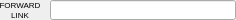
        <widget class="PyDMFrame" name="composite_5">
          <property name="geometry">
            <rect>
              <x>5</x>
              <y>418</y>
              <width>236</width>
              <height>20</height>
            </rect>
          </property>
          <property name="sizePolicy">
            <sizepolicy hsizetype="Ignored" vsizetype="Ignored">
              <horstretch>0</horstretch>
              <verstretch>0</verstretch>
            </sizepolicy>
          </property>
          <layout class="QGridLayout" name="gridLayout_6" columnstretch="40,10,186" rowstretch="10,10">
            <property name="leftMargin">
              <number>0</number>
            </property>
            <property name="topMargin">
              <number>0</number>
            </property>
            <property name="rightMargin">
              <number>0</number>
            </property>
            <property name="bottomMargin">
              <number>0</number>
            </property>
            <property name="horizontalSpacing">
              <number>0</number>
            </property>
            <property name="verticalSpacing">
              <number>0</number>
            </property>
            <item row="0" column="2" rowspan="2">
              <widget class="PyDMLineEdit" name="text_entry_20">
                <property name="geometry">
                  <rect>
                    <x>50</x>
                    <y>0</y>
                    <width>186</width>
                    <height>20</height>
                  </rect>
                </property>
                <property name="sizePolicy">
                  <sizepolicy hsizetype="Ignored" vsizetype="Ignored">
                    <horstretch>0</horstretch>
                    <verstretch>0</verstretch>
                  </sizepolicy>
                </property>
                <property name="channel" stdset="0">
                  <string>ca://${P}${C}.FLNK</string>
                </property>
                <property name="toolTip">
                  <string>${P}${C}.FLNK</string>
                </property>
                <property name="displayFormat" stdset="0">
                  <enum>PyDMLineEdit::String</enum>
                </property>
                <property name="font">
                  <font>
                    <pointsize>12</pointsize>
                  </font>
                </property>
                <property name="styleSheet">
                  <string notr="true">PyDMLineEdit#text_entry_20 {
  color: rgb(0, 0, 0);
  background-color: rgb(164, 170, 255);
  border: 1px solid black;
  margin: 0px;
  padding: 0px;
  spacing: 0px;
  }</string>
                </property>
              </widget>
            </item>
            <item row="0" column="0">
              <widget class="QLabel" name="text_27">
                <property name="geometry">
                  <rect>
                    <x>0</x>
                    <y>0</y>
                    <width>40</width>
                    <height>10</height>
                  </rect>
                </property>
                <property name="sizePolicy">
                  <sizepolicy hsizetype="Ignored" vsizetype="Ignored">
                    <horstretch>0</horstretch>
                    <verstretch>0</verstretch>
                  </sizepolicy>
                </property>
                <property name="text">
                  <string>FORWARD</string>
                </property>
                <property name="font">
                  <font>
                    <pointsize>6</pointsize>
                  </font>
                </property>
                <property name="brush" stdset="0">
                  <brush brushstyle="SolidPattern">
                    <color alpha="255">
                      <red>0</red>
                      <green>0</green>
                      <blue>0</blue>
                    </color>
                  </brush>
                </property>
                <property name="toolTip">
                  <string>text_27</string>
                </property>
                <property name="alignment">
                  <set>Qt::AlignCenter</set>
                </property>
                <property name="styleSheet">
                  <string notr="true">QLabel#text_27 {
  color: rgb(0, 0, 0);
  }</string>
                </property>
              </widget>
            </item>
            <item row="1" column="0">
              <widget class="QLabel" name="text_28">
                <property name="geometry">
                  <rect>
                    <x>0</x>
                    <y>10</y>
                    <width>40</width>
                    <height>10</height>
                  </rect>
                </property>
                <property name="sizePolicy">
                  <sizepolicy hsizetype="Ignored" vsizetype="Ignored">
                    <horstretch>0</horstretch>
                    <verstretch>0</verstretch>
                  </sizepolicy>
                </property>
                <property name="text">
                  <string>LINK</string>
                </property>
                <property name="font">
                  <font>
                    <pointsize>6</pointsize>
                  </font>
                </property>
                <property name="brush" stdset="0">
                  <brush brushstyle="SolidPattern">
                    <color alpha="255">
                      <red>0</red>
                      <green>0</green>
                      <blue>0</blue>
                    </color>
                  </brush>
                </property>
                <property name="toolTip">
                  <string>text_28</string>
                </property>
                <property name="alignment">
                  <set>Qt::AlignCenter</set>
                </property>
                <property name="styleSheet">
                  <string notr="true">QLabel#text_28 {
  color: rgb(0, 0, 0);
  }</string>
                </property>
              </widget>
            </item>
          </layout>
        </widget>
